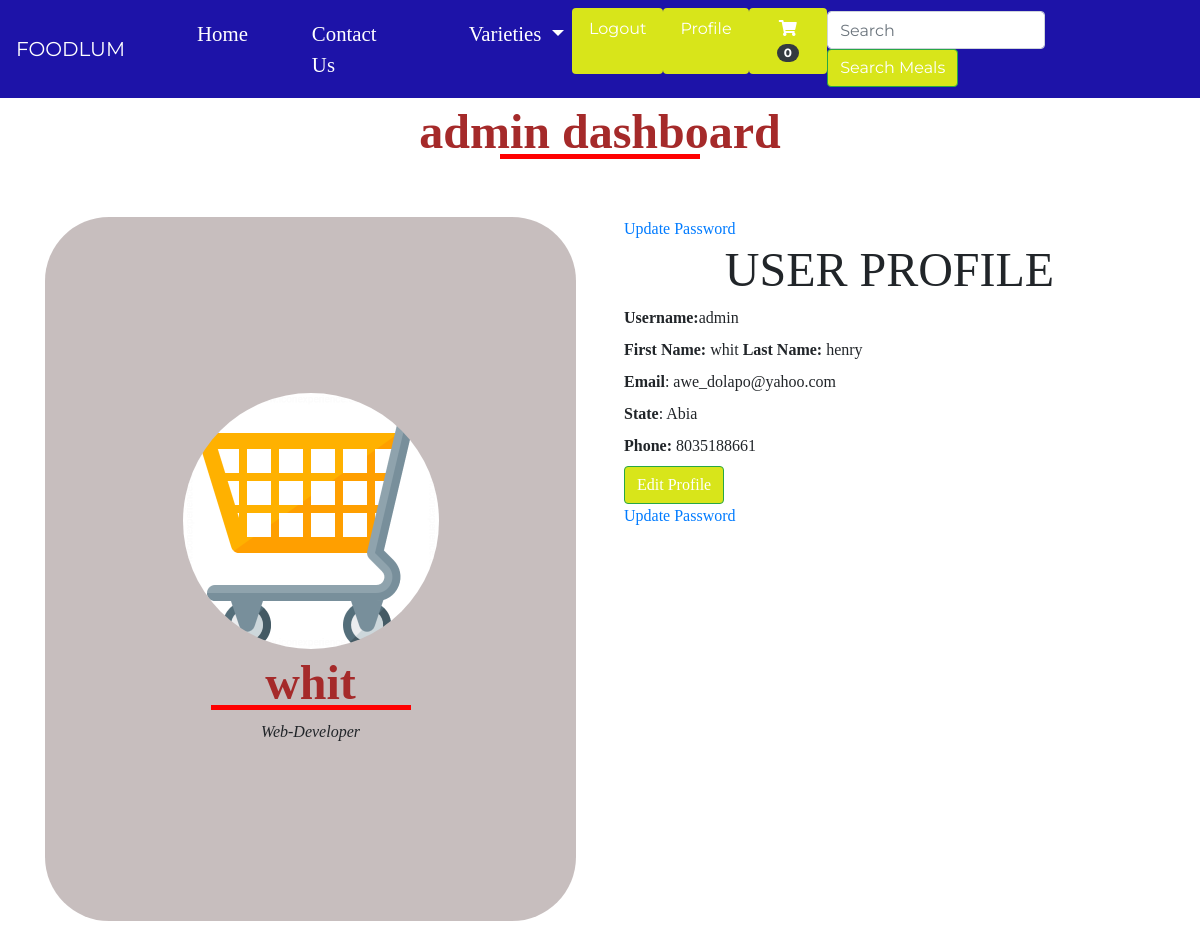
Page /user_profile (signed in) on the committed database.
### foodie/models.py (models this page shows, shortened)
class Profile(models.Model):
    user = models.OneToOneField(User, on_delete=models.CASCADE)
    first_name = models.CharField(max_length=50)
    last_name = models.CharField(max_length=50)
    phone = models.CharField(max_length=20,blank=True, null=True)
    address = models.CharField(max_length=100, blank=True, null=True)
    state = models.CharField(max_length=50, blank=True, null=True)
    image = models.ImageField(upload_to='profile', default='avatar.jpg', blank=True, null=True)
    cart_code = models.AutoField(primary_key=True, serialize=True)
    class Meta:
        db_table = 'profile'
        managed = True
        verbose_name = 'Profile'
        verbose_name_plural = 'Profiles'

### foodie/views.py (the view)
# urls.py: path('user_profile', views.user_profile, name='user_profile'),
def user_profile(request):
    user_profile = Profile.objects.get(user__username=request.user.username)
    context = {
        'user_profile':user_profile,
    }
    return render(request, 'user_profile.html', context)

### foodie/context_processor.py (called while the page is built)
def dropdown(request):
    varieties = Variety.objects.all()
    context = {
        'varieties':varieties
    }
    return context

def cartread(request):
    cart = Shopcart.objects.filter(user__username= request.user.username,item_paid=False)
    cartcount = 0
    for item in cart:
        cartcount += item.quantity
    context ={
        'cartcount': cartcount
    }
    return context

### foodie/templatetags/sample_tags.py (called while the page is built)
@register.simple_tag
def intralink(link, section):
    return reverse(link) + '#' + section

### foodie/templates/user_profile.html (shortened to what this page needs)
{% extends "base.html" %}
{% load static %}
{% block header %} {% include "header.html" %}{% endblock header %}
{% block content %}
    <h1>{{user_profile.user.username}} dashboard</h1>
    <div class="container-fluid profilee pt-5">
        <div class="container profile">
            <div class="firstbox mb-5">
                <div class="text-center">
                    <img src="{{user_profile.image.url}}">
                    <h1>{{user_profile.first_name}}</h1>
                    <span><i>Web-Developer</i></span>
                </div>
            </div>
            <div class="secondbox">
                <a href="{% url 'password-update' %}">Update Password</a>
                <div class="">
                    <h2 class="text-center" style="font-size: 3rem;">USER PROFILE</h2>
                    <form action="">
                        <div>
                            <label for=""><b>Username:</b>{{user_profile.user.username}}</label>
                        </div>
                        <label for=""><b>First Name:</b> {{user_profile.first_name}}</label>
                        <label for=""><b>Last Name:</b> {{user_profile.last_name}}</label>
                        <div>
                            <label for=""><b>Email</b>: {{user_profile.user.email}}</label>
                        </div>
                        <div>
                            <label for=""><b>State</b>: {{user_profile.state}}</label>
                        </div>
                        <div>
                            <label for=""><b>Phone:</b> {{user_profile.phone}}</label>
                        </div>
                        <button class="btn btn-success"><a href="{% url 'profile_update' %}" class="text-white">Edit Profile</a></button>
                    </form>
                    <a href="{% url 'password-update' %}">Update Password</a>
                </div>
            </div>
        </div>
    </div>
{% endblock content %}

### foodie/static/css/style.css (style rules this page uses)
* { margin: 0; padding: 0; box-sizing: border-box; }
body { overflow-x: hidden; font-family: 'Montserrat', sans-serif,'Roboto', sans-serif; }
h1 { text-align: center; font-family: Cambria, Cochin, Georgia, Times, 'Times New Roman', serif; font-size: 3rem; font-weight: 900; color: brown; }
h1::before { content: ''; background-color: red; height: 5px; width: 200px; margin-left: auto; margin-right: auto; display: block; transform: translateY(56px); }
.btn { background-color: #d8e51a; color: #fff; }
.profile img { width: 50%; border-radius: 100%; }
.firstbox { max-height: 200%; display: flex; justify-content: center; align-items: center; background-color:rgba(120, 99, 99, 0.415); border-radius: 4rem; }
.profile { display: grid; grid-template-columns: repeat(auto-fit,minmax(20rem,1fr)); gap: 3rem; }
.profilee { font-family: Cambria, Cochin, Georgia, Times, 'Times New Roman', serif; display: flex; justify-content: center; align-content: center; height: 100vh; }

### rows in the picture
Profile: user.username "admin", image (picture), first_name "whit", last_name "henry", user.email "awe_dolapo@yahoo.com", state "Abia", phone "8035188661"
